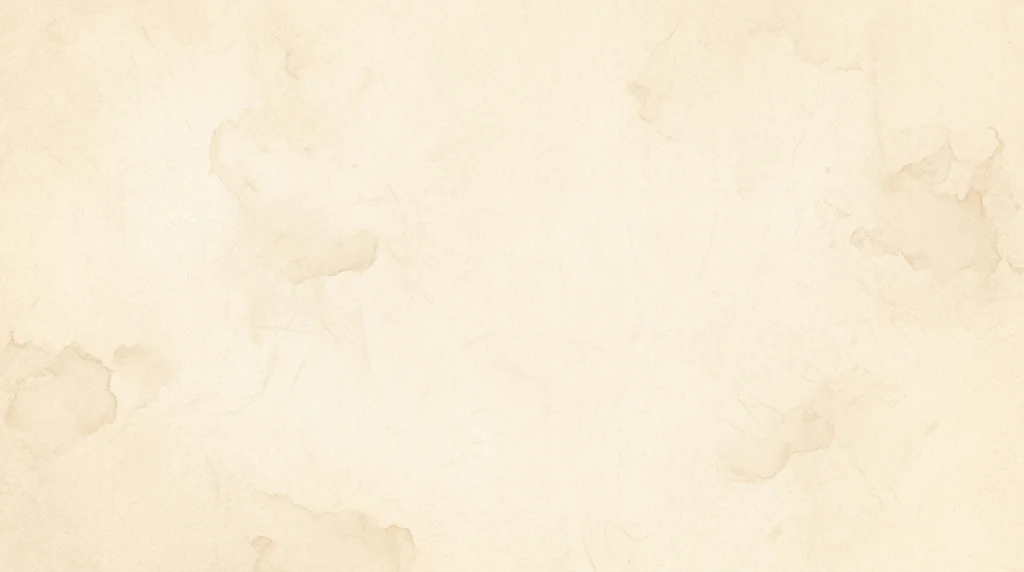
#> input picture assets/map/M-1_地圖紙底.webp, 1024 x 572 px
$ python map_assets.py
#> lines starting #> are read from the running program, lines starting #| are printed output that depends on the picture
# 館外地圖的素材：把翊文生的 9 張原圖（.claude/交接/圖/館外地圖/ 或 assets/map/）處理成 web/public/map/ 的零件（11-16）
# 用法（anaconda 的 torch 環境，要 PIL、numpy、scipy）：python tools/map_assets.py [原圖資料夾]
# 做的事：M-1 紙底；M-2 取壹格帳頁；M-4 圖釘（裁掉底下多生的介面列）；M-5 地點圖示（切開、把三個英文字塗掉）；
#         M-6 章（紙色去背，線留暗紅色）；M-7 人物剪影章（裁掉介面列）；M-9 霧（黑底轉透明，用 tools/black_to_alpha.py）。M-3、M-8 這次不用（邊用 CSS、路徑用 SVG 畫）。
import os, subprocess, sys, shutil, tempfile
import numpy as np
from PIL import Image
from scipy import ndimage

ROOT = os.path.dirname(os.path.dirname(os.path.abspath(__file__)))
SRC = sys.argv[1] if len(sys.argv) > 1 else os.path.join(ROOT, "assets", "map")
OUT = os.path.join(ROOT, "web", "public", "map")
TMP = tempfile.mkdtemp(prefix="map_")
PY = sys.executable
os.makedirs(OUT, exist_ok=True)
f = lambda n: os.path.join(SRC, n)

def cut(img, names, tag):
    p = os.path.join(TMP, tag + ".png"); img.save(p)
    d = os.path.join(TMP, tag); subprocess.run([PY, os.path.join(ROOT, "tools", "cut_sheet.py"), p, d] + names, check=True)
    for n in names:
        if n == "-": continue
        im = Image.open(os.path.join(d, n + ".png")); im.save(os.path.join(OUT, n + ".webp"), quality=90, method=6)

# M-1 紙底
Image.open(f("M-1_地圖紙底.webp")).convert("RGB").resize((512, 512)).save(os.path.join(OUT, "paper.webp"), quality=82)
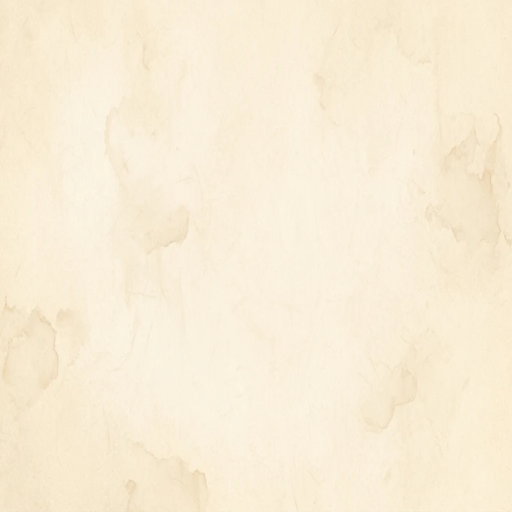
#> saved as paper.webp: PIL image 512x512 RGB; mean R, G, B 248.9, 237.2, 214.3
# M-2 帳頁：取壹格（綠線之間）
l = Image.open(f("M-2_帳頁行線.webp")).convert("RGB")
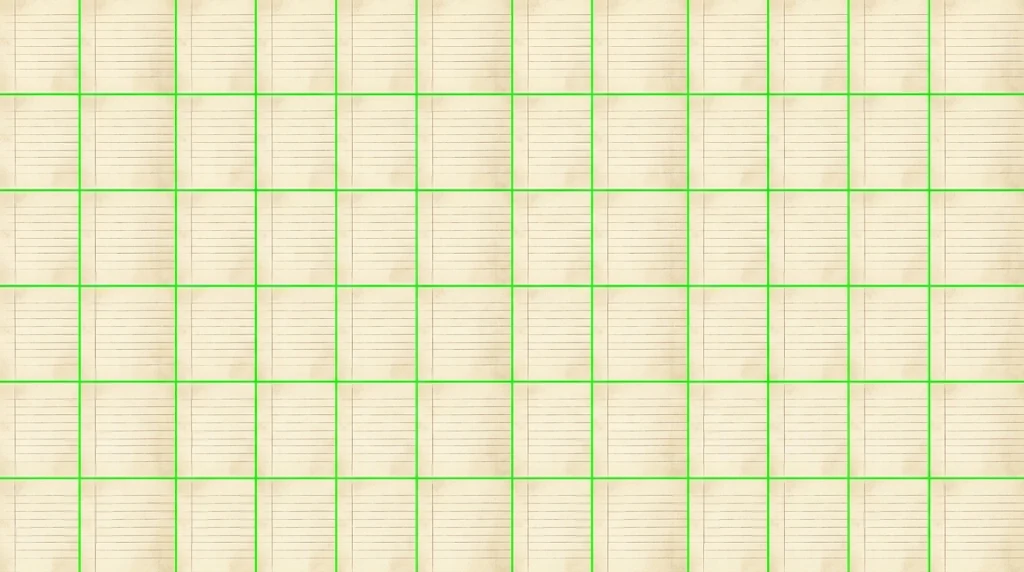
#> input picture assets/map/M-2_帳頁行線.webp, 1024 x 572 px
#> l is the input picture: PIL image 1024x572 RGB; mean R, G, B 233.5, 232, 195.1
l.crop((340, 100, 414, 186)).save(os.path.join(OUT, "ledger.webp"), quality=85)
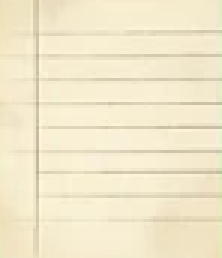
#> saved as ledger.webp: PIL image 74x86 RGB (shown 3 times larger); mean R, G, B 242.1, 232.5, 203.6
# M-4 圖釘：只留上面
pins = Image.open(f("M-4_圖釘.webp")).convert("RGB").crop((0, 0, 1024, 410))
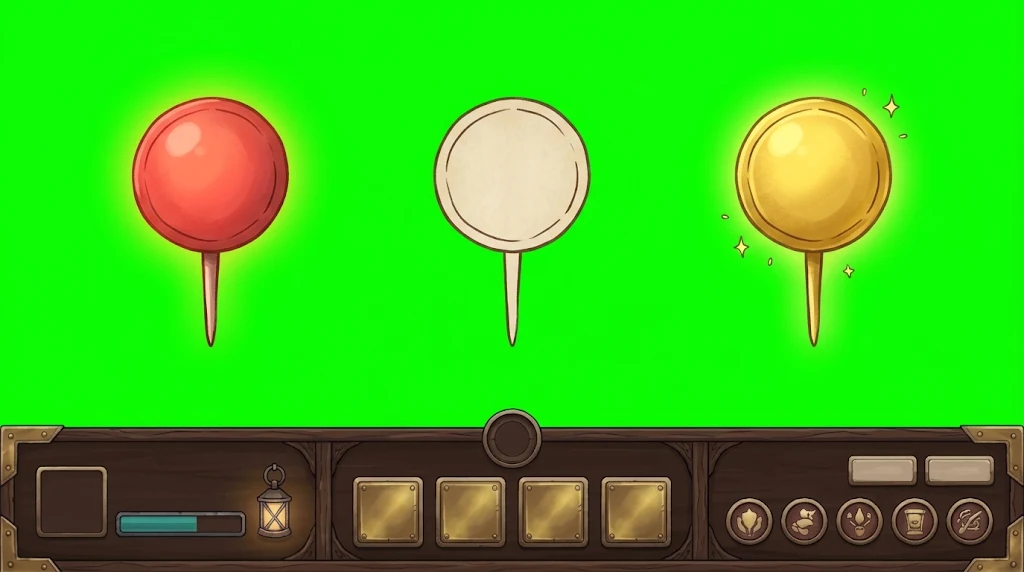
#> input picture assets/map/M-4_圖釘.webp, 1024 x 572 px
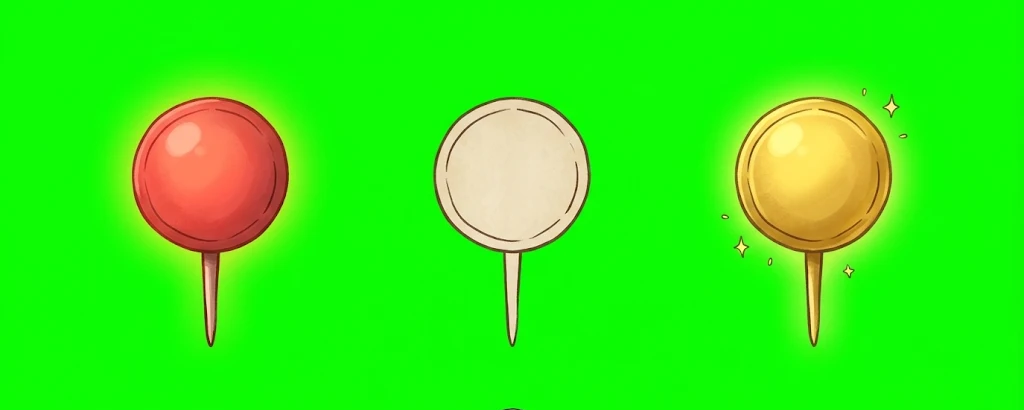
#> pins: PIL image 1024x410 RGB; mean R, G, B 49.9, 236.9, 20.3
cut(pins, ["pin-lit", "pin-outline", "pin-new"], "pins")
#> (the run stopped early here; a loop or call above may not have finished)
